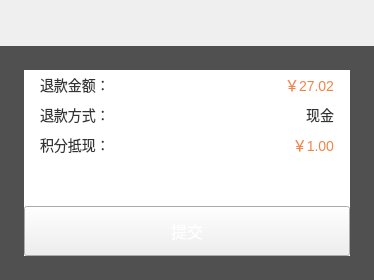
<?xml version="1.0" encoding="UTF-8"?>
<ui version="4.0">
 <class>NoReceiptRefundDlg</class>
 <widget class="QDialog" name="NoReceiptRefundDlg">
  <property name="geometry">
   <rect>
    <x>0</x>
    <y>0</y>
    <width>374</width>
    <height>280</height>
   </rect>
  </property>
  <property name="windowTitle">
   <string>Dialog</string>
  </property>
  <layout class="QVBoxLayout" name="verticalLayout">
   <property name="spacing">
    <number>0</number>
   </property>
   <property name="leftMargin">
    <number>0</number>
   </property>
   <property name="topMargin">
    <number>0</number>
   </property>
   <property name="rightMargin">
    <number>0</number>
   </property>
   <property name="bottomMargin">
    <number>0</number>
   </property>
   <item>
    <widget class="TitleBarWidget" name="titleWidget" native="true">
     <property name="minimumSize">
      <size>
       <width>0</width>
       <height>46</height>
      </size>
     </property>
     <property name="maximumSize">
      <size>
       <width>16777215</width>
       <height>46</height>
      </size>
     </property>
    </widget>
   </item>
   <item>
    <widget class="QWidget" name="skinWidget" native="true">
     <property name="styleSheet">
      <string notr="true">QWidget#skinWidget{
	background-color:#505050;
}</string>
     </property>
     <layout class="QHBoxLayout" name="horizontalLayout">
      <property name="spacing">
       <number>0</number>
      </property>
      <property name="leftMargin">
       <number>24</number>
      </property>
      <property name="topMargin">
       <number>24</number>
      </property>
      <property name="rightMargin">
       <number>24</number>
      </property>
      <property name="bottomMargin">
       <number>24</number>
      </property>
      <item>
       <widget class="QWidget" name="mainWidget" native="true">
        <property name="styleSheet">
         <string notr="true">QWidget#mainWidget{
	background-color:#ffffff;
}</string>
        </property>
        <layout class="QVBoxLayout" name="verticalLayout_2">
         <property name="spacing">
          <number>0</number>
         </property>
         <property name="leftMargin">
          <number>0</number>
         </property>
         <property name="topMargin">
          <number>0</number>
         </property>
         <property name="rightMargin">
          <number>0</number>
         </property>
         <property name="bottomMargin">
          <number>0</number>
         </property>
         <item>
          <layout class="QHBoxLayout" name="horizontalLayout_2">
           <property name="leftMargin">
            <number>16</number>
           </property>
           <property name="rightMargin">
            <number>16</number>
           </property>
           <item>
            <widget class="QLabel" name="label">
             <property name="minimumSize">
              <size>
               <width>70</width>
               <height>30</height>
              </size>
             </property>
             <property name="maximumSize">
              <size>
               <width>70</width>
               <height>30</height>
              </size>
             </property>
             <property name="styleSheet">
              <string notr="true">font-size:14px;
color:#333333;
font-family:&quot;微软雅黑&quot;;</string>
             </property>
             <property name="text">
              <string>退款金额：</string>
             </property>
            </widget>
           </item>
           <item>
            <widget class="QLabel" name="refundCashLabel">
             <property name="minimumSize">
              <size>
               <width>0</width>
               <height>30</height>
              </size>
             </property>
             <property name="maximumSize">
              <size>
               <width>16777215</width>
               <height>30</height>
              </size>
             </property>
             <property name="styleSheet">
              <string notr="true">font-size:14px;
color:#f38448;
font-family:&quot;微软雅黑&quot;;</string>
             </property>
             <property name="text">
              <string>￥27.02</string>
             </property>
             <property name="alignment">
              <set>Qt::AlignRight|Qt::AlignTrailing|Qt::AlignVCenter</set>
             </property>
            </widget>
           </item>
          </layout>
         </item>
         <item>
          <layout class="QHBoxLayout" name="horizontalLayout_3">
           <property name="leftMargin">
            <number>16</number>
           </property>
           <property name="rightMargin">
            <number>16</number>
           </property>
           <item>
            <widget class="QLabel" name="label_4">
             <property name="minimumSize">
              <size>
               <width>70</width>
               <height>30</height>
              </size>
             </property>
             <property name="maximumSize">
              <size>
               <width>70</width>
               <height>30</height>
              </size>
             </property>
             <property name="styleSheet">
              <string notr="true">font-size:14px;
color:#333333;
font-family:&quot;微软雅黑&quot;;</string>
             </property>
             <property name="text">
              <string>退款方式：</string>
             </property>
            </widget>
           </item>
           <item>
            <widget class="QLabel" name="label_2">
             <property name="minimumSize">
              <size>
               <width>0</width>
               <height>30</height>
              </size>
             </property>
             <property name="maximumSize">
              <size>
               <width>16777215</width>
               <height>30</height>
              </size>
             </property>
             <property name="styleSheet">
              <string notr="true">font-size:14px;
color:#333333;
font-family:&quot;微软雅黑&quot;;</string>
             </property>
             <property name="text">
              <string>现金</string>
             </property>
             <property name="alignment">
              <set>Qt::AlignRight|Qt::AlignTrailing|Qt::AlignVCenter</set>
             </property>
            </widget>
           </item>
          </layout>
         </item>
         <item>
          <layout class="QHBoxLayout" name="horizontalLayout_4">
           <property name="leftMargin">
            <number>16</number>
           </property>
           <property name="rightMargin">
            <number>16</number>
           </property>
           <item>
            <widget class="QLabel" name="integralLabel">
             <property name="minimumSize">
              <size>
               <width>0</width>
               <height>30</height>
              </size>
             </property>
             <property name="maximumSize">
              <size>
               <width>16777215</width>
               <height>30</height>
              </size>
             </property>
             <property name="styleSheet">
              <string notr="true">font-size:14px;
color:#333333;
font-family:&quot;微软雅黑&quot;;</string>
             </property>
             <property name="text">
              <string>积分抵现：</string>
             </property>
            </widget>
           </item>
           <item>
            <widget class="QLabel" name="integralMoneyLabel">
             <property name="minimumSize">
              <size>
               <width>0</width>
               <height>30</height>
              </size>
             </property>
             <property name="maximumSize">
              <size>
               <width>16777215</width>
               <height>30</height>
              </size>
             </property>
             <property name="styleSheet">
              <string notr="true">font-size:14px;
color:#f38448;
font-family:&quot;微软雅黑&quot;;</string>
             </property>
             <property name="text">
              <string>￥1.00</string>
             </property>
             <property name="alignment">
              <set>Qt::AlignRight|Qt::AlignTrailing|Qt::AlignVCenter</set>
             </property>
            </widget>
           </item>
          </layout>
         </item>
         <item>
          <spacer name="verticalSpacer">
           <property name="orientation">
            <enum>Qt::Vertical</enum>
           </property>
           <property name="sizeHint" stdset="0">
            <size>
             <width>20</width>
             <height>40</height>
            </size>
           </property>
          </spacer>
         </item>
         <item>
          <widget class="QPushButton" name="confirmButton">
           <property name="minimumSize">
            <size>
             <width>0</width>
             <height>50</height>
            </size>
           </property>
           <property name="maximumSize">
            <size>
             <width>16777215</width>
             <height>50</height>
            </size>
           </property>
           <property name="focusPolicy">
            <enum>Qt::NoFocus</enum>
           </property>
           <property name="styleSheet">
            <string notr="true">QPushButton{
color:#ffffff;
font-size:16px;
border-image: url(:/loginImage/commonButton.png);
}

QPushButton:pressed{
border-image: url(:/loginImage/commonButtonPressed.png);
}</string>
           </property>
           <property name="text">
            <string>提交</string>
           </property>
          </widget>
         </item>
        </layout>
       </widget>
      </item>
     </layout>
    </widget>
   </item>
  </layout>
 </widget>
 <customwidgets>
  <customwidget>
   <class>TitleBarWidget</class>
   <extends>QWidget</extends>
   <header location="global">TitleBarWidget.h</header>
   <container>1</container>
  </customwidget>
 </customwidgets>
 <resources/>
 <connections/>
</ui>
